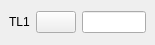
<?xml version="1.0" encoding="UTF-8"?>
<ui version="4.0">
 <class>MeasureGUI_1Sel_Frame_QTD</class>
 <widget class="QWidget" name="MeasureGUI_1Sel_Frame_QTD">
  <property name="geometry">
   <rect>
    <x>0</x>
    <y>0</y>
    <width>155</width>
    <height>45</height>
   </rect>
  </property>
  <property name="windowTitle">
   <string/>
  </property>
  <layout class="QGridLayout">
   <property name="margin">
    <number>0</number>
   </property>
   <property name="spacing">
    <number>0</number>
   </property>
   <item row="0" column="0">
    <widget class="QFrame" name="Frame">
     <property name="sizePolicy">
      <sizepolicy hsizetype="Expanding" vsizetype="Expanding">
       <horstretch>0</horstretch>
       <verstretch>0</verstretch>
      </sizepolicy>
     </property>
     <layout class="QGridLayout">
      <property name="margin">
       <number>9</number>
      </property>
      <property name="spacing">
       <number>6</number>
      </property>
      <item row="0" column="2">
       <widget class="QLineEdit" name="LineEdit1"/>
      </item>
      <item row="0" column="1">
       <widget class="QPushButton" name="PushButton1">
        <property name="sizePolicy">
         <sizepolicy hsizetype="Fixed" vsizetype="Fixed">
          <horstretch>0</horstretch>
          <verstretch>0</verstretch>
         </sizepolicy>
        </property>
        <property name="text">
         <string/>
        </property>
       </widget>
      </item>
      <item row="0" column="0">
       <widget class="QLabel" name="TextLabel1">
        <property name="sizePolicy">
         <sizepolicy hsizetype="Fixed" vsizetype="Fixed">
          <horstretch>0</horstretch>
          <verstretch>0</verstretch>
         </sizepolicy>
        </property>
        <property name="text">
         <string>TL1</string>
        </property>
        <property name="wordWrap">
         <bool>false</bool>
        </property>
       </widget>
      </item>
     </layout>
    </widget>
   </item>
  </layout>
 </widget>
 <layoutdefault spacing="6" margin="11"/>
 <pixmapfunction>qPixmapFromMimeSource</pixmapfunction>
 <tabstops>
  <tabstop>PushButton1</tabstop>
  <tabstop>LineEdit1</tabstop>
 </tabstops>
 <resources/>
 <connections/>
</ui>
